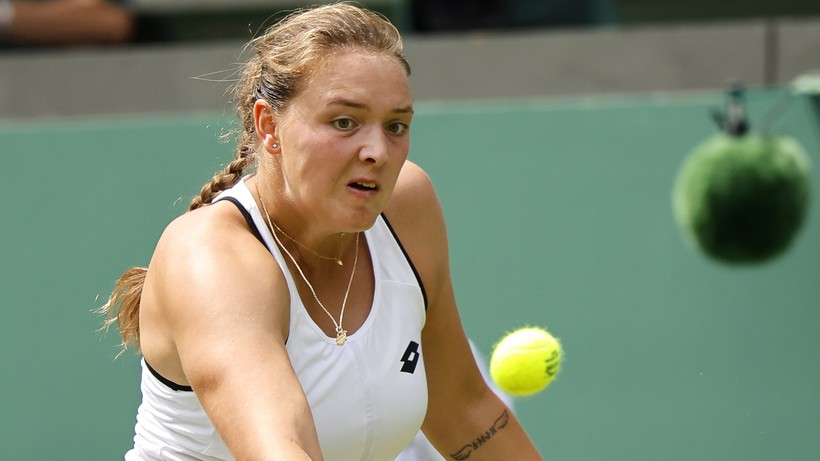
#> input picture src/perception/edge_detection/tennis.jpg, 820 x 461 px, found by its file name
$ python edge_detection.py
#> lines starting #> are read from the running program, lines starting #| are printed output that depends on the picture; after the words box and inside, x2 and y2 are one past the last pixel; in counts of white or black regions, pixels touching at a corner belong together
import numpy as np
import cv2

def rgb_image(image, show):
    #pobranie obrazu w kodowaniu RGB
    image_rgb = cv2.imread(image)
    image_rgb = cv2.resize(image_rgb, (0,0), fx = 0.7, fy = 0.7)
    if show:
        cv2.imshow('RGB IMAGE', image_rgb)
    else:
        pass
    return image_rgb

def convert_rgb_to_gray(image_rgb, show):
    #zmiana kodowania obrazu z RGB na GRAY_SCALE
    image_gray_scale = cv2.cvtColor(image_rgb, cv2.COLOR_BGR2GRAY)
    if show:
        cv2.imshow('GRAY SCALE IMAGE', image_gray_scale)
    else:
        pass
    return image_gray_scale

def convert_gray_to_binary(image_gray_scale, adaptive, show):
    #zmiana kodowania (poprzez thresholding) z gray scale na binary
    if adaptive:
        image_binary = cv2.adaptiveThreshold(image_gray_scale,                      #obraz
                                            255,                                    #max_value
                                            cv2.ADAPTIVE_THRESH_GAUSSIAN_C,         #adaptive method
                                            cv2.THRESH_BINARY_INV,                  #threshold type
                                            235,                                    #blok size
                                            2)                                      #const
    else:
        image_binary = cv2.threshold(image_gray_scale,127,255,cv2.THRESH_BINARY_INV)
    if show:
        cv2.imshow('BINARY IMAGE', image_binary)
    else:
        pass
    return image_binary

def getCountours(image_binary):
    #pobranie konturw z obarazu binary i zwrocenie takiego obiektu
    contures, hierarchy = cv2.findContours(image_binary, cv2.RETR_EXTERNAL, cv2.CHAIN_APPROX_SIMPLE)
    return contures

def drawCountours(image_to_draw, contours, name_of_image):
    #narysowanie konturow na pierwotnym obrazie RGB
    index = -1
    thickness = 2
    color = (255,0,255)
    cv2.drawContours(image_to_draw, contours, index, color, thickness)
    cv2.imshow(name_of_image, image_to_draw)

def process_contours(binary_image, rgb_image, contours):
    for c in contours:
        area = cv2.contourArea(c)
        perimeter = cv2.arcLength(c, True)
        ((x, y), radius) = cv2.minEnclosingCircle(c)
        if area > 1000 and area < 15000:
            cv2.drawContours(rgb_image, [c], -1, (255, 0, 255), 2)
            cx, cy = get_contour_center(c)
            cv2.circle(rgb_image, (cx, cy), (int)(radius), (255, 0, 20), 2)
    cv2.imshow('Processed contours',rgb_image)
def get_contour_center(contour):
    M = cv2.moments(contour)
    cx=-1
    cy=-1
    if (M['m00']!=0):
        cx= int(M['m10']/M['m00'])
        cy= int(M['m01']/M['m00'])
    return cx, cy

def main():
    #definicja sciezki do obrazka
    image = '/home/krzysztof/catkin_ws/src/hello_world/src/perception/edge_detection/tennis.jpg'
    show = True
    adaptive = True
    image_rgb = rgb_image(image, show)
#> in rgb_image, image_rgb is the input picture: shape (461, 820, 3); mean B, G, R 114.4, 136.4, 126.2
    image_gray_scale = convert_rgb_to_gray(image_rgb, show)
#> in convert_rgb_to_gray, `image_gray_scale = cv2.cvtColor(image_rgb, cv2.COLOR_BGR2GRAY)`:
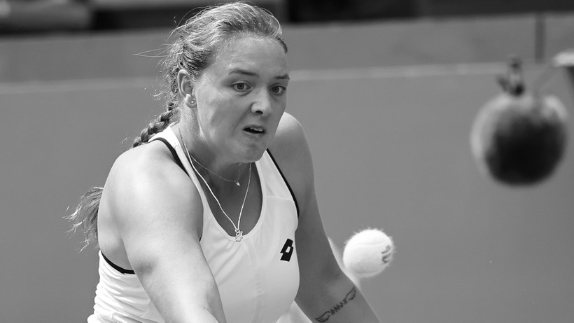
#> image_gray_scale: shape (323, 574); min 5, max 255, mean 130.8
    image_binary = convert_gray_to_binary(image_gray_scale, adaptive, show)
#> in convert_gray_to_binary, `image_binary = cv2.adaptiveThreshold(image_gray_scale,`:
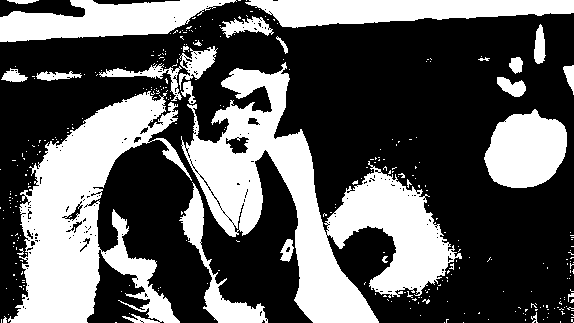
#> image_binary: shape (323, 574); 36.7% white; 330 white regions (301 under 20 px)
    contours = getCountours(image_binary)
#> in getCountours, `contures, hierarchy = cv2.findContours(image_binary, cv2.RETR_EXTERNAL..`: contures = 329 contours, 310 with area under 20; largest, box (x1, y1, x2, y2) and area: (181, 62, 462, 323) 24082, (8, 91, 192, 323) 18772, (245, 0, 574, 28) 5896, (0, 0, 237, 42) 5641, (484, 109, 567, 188) 4744
#> contours has the same summary as contures in getCountours
    #drawCountours(image_rgb, contours, 'CONTURES ON RGB')
    process_contours(image_binary, image_rgb, contours)
#> the loop in process_contours, `for c in contours:` made 329 passes
#> (area, perimeter, x, y, radius, cx, cy) on passes 168, 226, 325, 328: (2191, 514.1, 229.5, 252, 79.41, 215, 273), (4743.5, 272.7, 528, 152.3, 44.61, 525, 150), (5895.5, 705.9, 409, 6, 164.1, 399, 9), (5641, 618.4, 118, 21, 119.7, 102, 19)
#> after the loop in process_contours, `for c in contours:`:
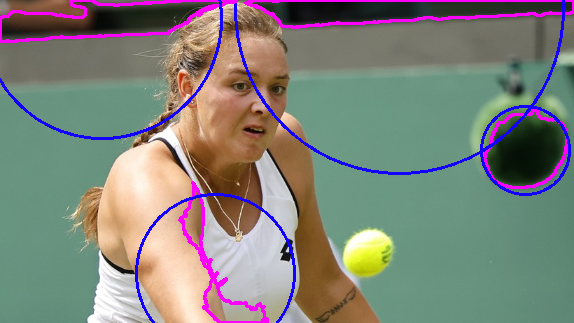
#> rgb_image: shape (323, 574, 3); mean B, G, R 122.8, 129.8, 128
    #zaczekaj na przycisk 0 i zniszc wszytskie okna
    cv2.waitKey(0)
    cv2.destroyAllWindows()

if __name__ == '__main__':
    main()

$ run again, with src/perception/edge_detection/football.jpg copied over src/perception/edge_detection/tennis.jpg
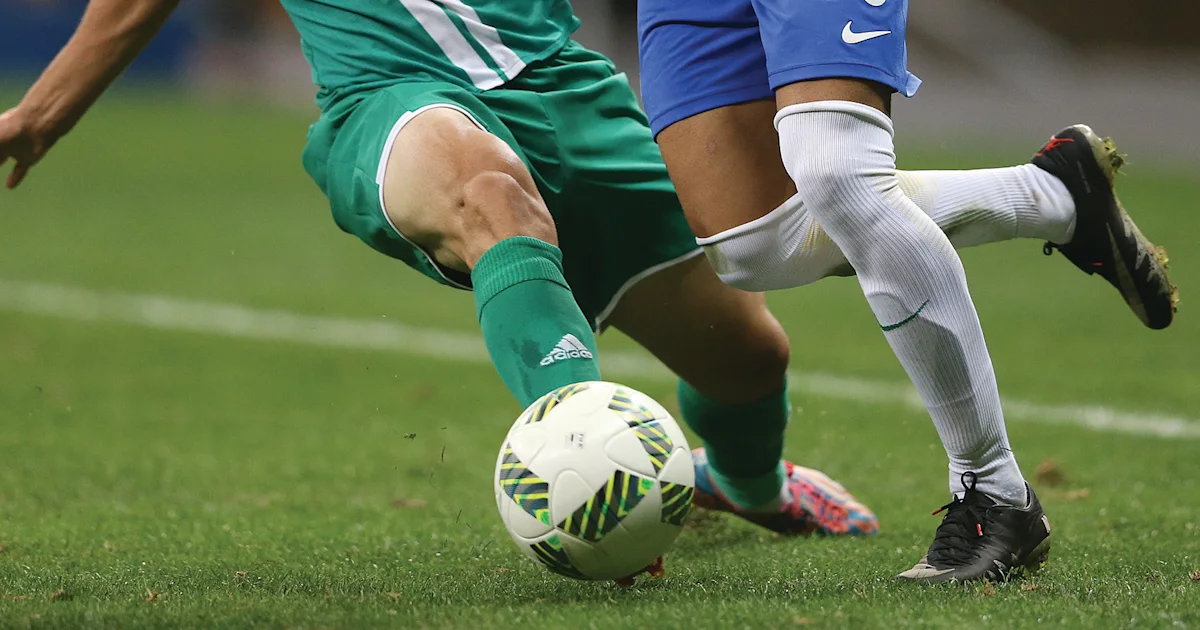
#> input picture src/perception/edge_detection/football.jpg, 1200 x 630 px, found by its file name
#> in rgb_image, image_rgb is the input picture: shape (630, 1200, 3); mean B, G, R 80.1, 116.4, 98.2
#> image_rgb: shape (441, 840, 3)
#> in convert_gray_to_binary, `image_binary = cv2.adaptiveThreshold(image_gray_scale,`:
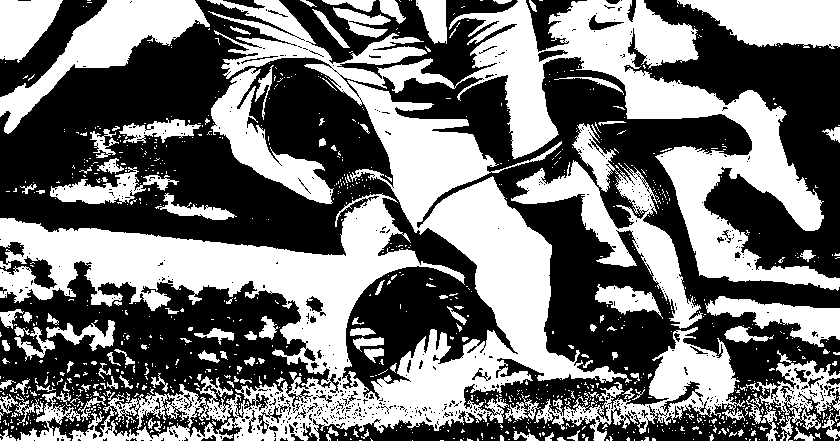
#> image_binary: shape (441, 840); 45.5% white; 1022 white regions (896 under 20 px)
#> contures = 989 contours, 910 with area under 20; largest, box (x1, y1, x2, y2) and area: (0, 0, 840, 441) 105124, (511, 123, 703, 329) 8431, (0, 0, 210, 134) 7548, (534, 327, 745, 441) 6996, (677, 0, 840, 49) 5370
#> contours has the same summary as contures in getCountours
#> the loop in process_contours, `for c in contours:` made 989 passes
#> (area, perimeter, x, y, radius, cx, cy) on passes 484, 532, 608, 619, 779, 873, 930, 974: (3022.5, 1325.4, 794.7, 397.2, 50.46, 799, 393), (6996.5, 1979.9, 638.9, 407.3, 105.9, 666, 389), (2779, 468.7, 772, 321, 69.38, 785, 316), (1079.5, 227.7, 629.9, 301.2, 36.24, 626, 298), (1674.5, 563, 114, 188, 64.38, 105, 189), (8431, 1847.1, 621.6, 232.6, 116.6, 616, 218), (4891.5, 683.9, 281.5, 140.5, 79.73, 263, 144), (5369.5, 490.5, 758, 23, 84.2, 776, 20)
#> after the loop in process_contours, `for c in contours:`:
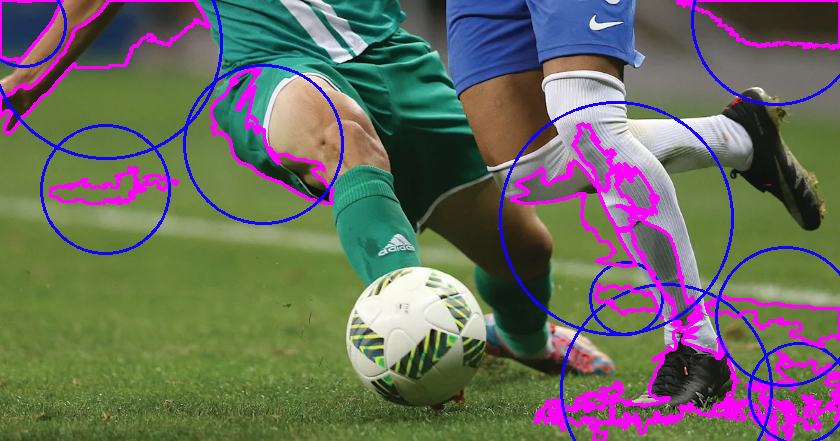
#> rgb_image: shape (441, 840, 3); mean B, G, R 95.1, 106.5, 105
